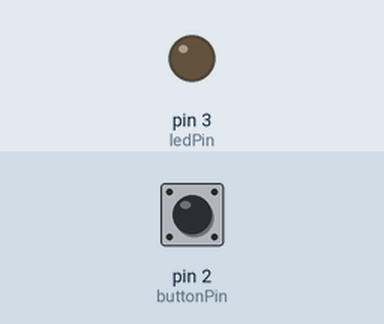
The sketch below on a simulated Arduino Uno, built with avr-gcc and run on an emulated ATmega328P. Parts: output pins drawn as LEDs (lit = HIGH). The inputs (shaded band) are chosen by the test bench; at power-on: pin 2 (buttonPin) LOW.

Above: at 1.2 s.
1.3 s: pin 2 (buttonPin) pulled HIGH for 0.15 s
At 1.37 s:
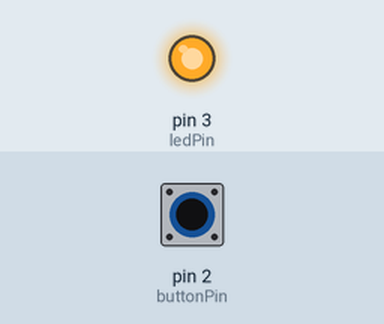
2.9 s: pin 2 (buttonPin) pulled HIGH for 3.2 s
At 7.3 s:
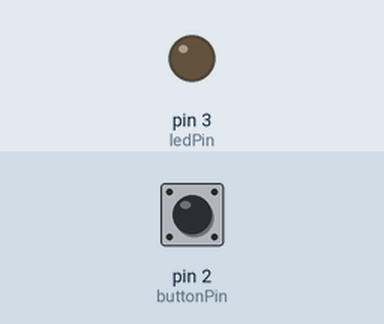
Timing chart, 0 to 8.8 s (numbered marks = the images above; inputs shaded):
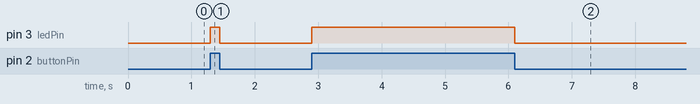

Measured:
- after the input at 1.3 s, pin 3 (ledPin): LOW → HIGH at once, → LOW 0.15 s later
- after the input at 2.9 s, pin 3 (ledPin): LOW → HIGH at once, → LOW 3.2 s later

The sketch:

LED_Pushbutton.ino
```cpp
const int ledPin = 3;
const int buttonPin = 2;
int buttonState = 0;

void setup()
{
  pinMode(ledPin, OUTPUT);
  pinMode(buttonPin, INPUT);
}

void loop()
 {
  buttonState = digitalRead(buttonPin);

  if (buttonState == HIGH)
  {
    digitalWrite(ledPin, HIGH);
  } else
  {
    digitalWrite(ledPin, LOW);
  }
}
```
